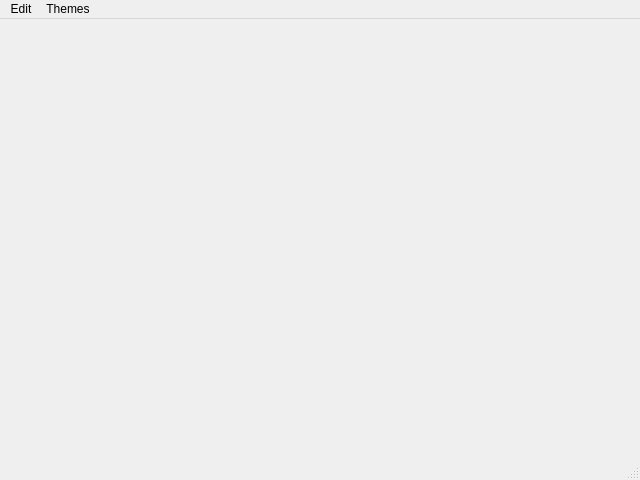
<?xml version="1.0" encoding="UTF-8"?>
<ui version="4.0">
 <class>MainWindow</class>
 <widget class="QMainWindow" name="MainWindow">
  <property name="geometry">
   <rect>
    <x>0</x>
    <y>0</y>
    <width>640</width>
    <height>480</height>
   </rect>
  </property>
  <property name="windowTitle">
   <string>Recipes</string>
  </property>
  <property name="styleSheet">
   <string notr="true"/>
  </property>
  <property name="documentMode">
   <bool>true</bool>
  </property>
  <property name="tabShape">
   <enum>QTabWidget::Rounded</enum>
  </property>
  <property name="dockNestingEnabled">
   <bool>true</bool>
  </property>
  <property name="dockOptions">
   <set>QMainWindow::AllowNestedDocks|QMainWindow::AnimatedDocks</set>
  </property>
  <widget class="QWidget" name="centralwidget">
   <property name="minimumSize">
    <size>
     <width>0</width>
     <height>0</height>
    </size>
   </property>
   <layout class="QGridLayout" name="gridLayout"/>
  </widget>
  <widget class="QMenuBar" name="menubar">
   <property name="geometry">
    <rect>
     <x>0</x>
     <y>0</y>
     <width>640</width>
     <height>20</height>
    </rect>
   </property>
   <widget class="QMenu" name="menuEdit">
    <property name="title">
     <string>Edit</string>
    </property>
    <widget class="QMenu" name="menuLayout">
     <property name="title">
      <string>Layout</string>
     </property>
     <widget class="QMenu" name="menuLoad_Layout">
      <property name="title">
       <string>Load Layout</string>
      </property>
      <addaction name="separator"/>
     </widget>
     <addaction name="actionDefault"/>
     <addaction name="separator"/>
     <addaction name="actionSave_Layout"/>
     <addaction name="menuLoad_Layout"/>
    </widget>
    <addaction name="menuLayout"/>
   </widget>
   <widget class="QMenu" name="menuThemes">
    <property name="title">
     <string>Themes</string>
    </property>
    <addaction name="actionLight"/>
    <addaction name="actionDark"/>
    <addaction name="separator"/>
    <addaction name="actionEdit"/>
    <addaction name="actionLoad_CSS_File"/>
   </widget>
   <addaction name="menuEdit"/>
   <addaction name="menuThemes"/>
  </widget>
  <widget class="QStatusBar" name="statusbar"/>
  <action name="actionDefault">
   <property name="text">
    <string>Default</string>
   </property>
  </action>
  <action name="actionLight">
   <property name="text">
    <string>Light</string>
   </property>
  </action>
  <action name="actionDark">
   <property name="text">
    <string>Dark</string>
   </property>
  </action>
  <action name="actionLoad_CSS_File">
   <property name="text">
    <string>Load CSS File</string>
   </property>
  </action>
  <action name="actionSave_Layout">
   <property name="text">
    <string>Save Layout</string>
   </property>
  </action>
  <action name="actionEdit">
   <property name="text">
    <string>Edit</string>
   </property>
  </action>
 </widget>
 <resources/>
 <connections>
  <connection>
   <sender>actionDark</sender>
   <signal>triggered()</signal>
   <receiver>MainWindow</receiver>
   <slot>setDarkTheme()</slot>
   <hints>
    <hint type="sourcelabel">
     <x>-1</x>
     <y>-1</y>
    </hint>
    <hint type="destinationlabel">
     <x>399</x>
     <y>299</y>
    </hint>
   </hints>
  </connection>
  <connection>
   <sender>actionLight</sender>
   <signal>triggered()</signal>
   <receiver>MainWindow</receiver>
   <slot>setLightTheme()</slot>
   <hints>
    <hint type="sourcelabel">
     <x>-1</x>
     <y>-1</y>
    </hint>
    <hint type="destinationlabel">
     <x>399</x>
     <y>299</y>
    </hint>
   </hints>
  </connection>
  <connection>
   <sender>actionLoad_CSS_File</sender>
   <signal>triggered()</signal>
   <receiver>MainWindow</receiver>
   <slot>importCustomTheme()</slot>
   <hints>
    <hint type="sourcelabel">
     <x>-1</x>
     <y>-1</y>
    </hint>
    <hint type="destinationlabel">
     <x>399</x>
     <y>299</y>
    </hint>
   </hints>
  </connection>
  <connection>
   <sender>actionSave_Layout</sender>
   <signal>triggered()</signal>
   <receiver>MainWindow</receiver>
   <slot>saveLayout()</slot>
   <hints>
    <hint type="sourcelabel">
     <x>-1</x>
     <y>-1</y>
    </hint>
    <hint type="destinationlabel">
     <x>399</x>
     <y>299</y>
    </hint>
   </hints>
  </connection>
  <connection>
   <sender>actionDefault</sender>
   <signal>triggered()</signal>
   <receiver>MainWindow</receiver>
   <slot>defaultLayout()</slot>
   <hints>
    <hint type="sourcelabel">
     <x>-1</x>
     <y>-1</y>
    </hint>
    <hint type="destinationlabel">
     <x>399</x>
     <y>299</y>
    </hint>
   </hints>
  </connection>
  <connection>
   <sender>actionEdit</sender>
   <signal>triggered()</signal>
   <receiver>MainWindow</receiver>
   <slot>editCurrentTheme()</slot>
   <hints>
    <hint type="sourcelabel">
     <x>-1</x>
     <y>-1</y>
    </hint>
    <hint type="destinationlabel">
     <x>399</x>
     <y>299</y>
    </hint>
   </hints>
  </connection>
 </connections>
 <slots>
  <signal>imageLoaded(QPixmap)</signal>
  <slot>setDarkTheme()</slot>
  <slot>setLightTheme()</slot>
  <slot>importCustomTheme()</slot>
  <slot>editCurrentTheme()</slot>
  <slot>defaultLayout()</slot>
  <slot>loadLayout()</slot>
  <slot>saveLayout()</slot>
 </slots>
</ui>
